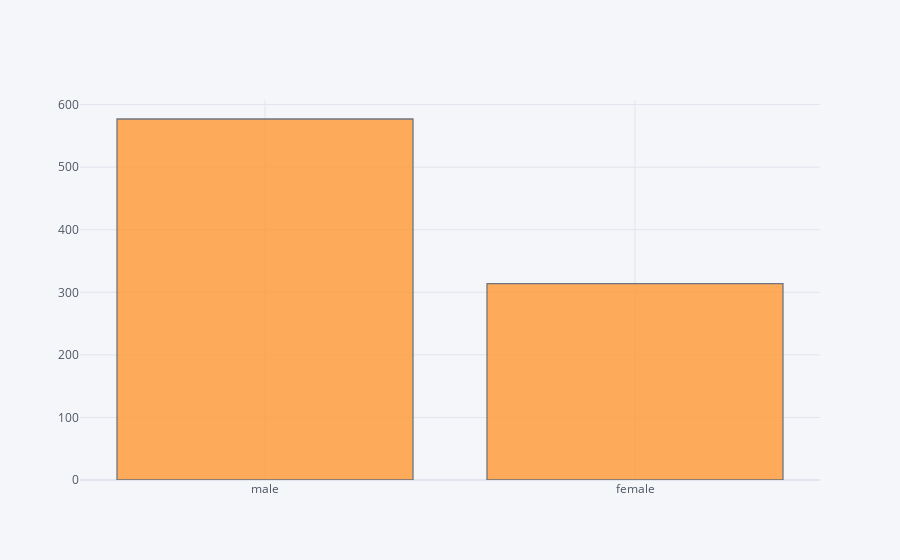

The code cell stored with this chart in its notebook:
### Code cell
train['Sex'].iplot(kind='hist')

### Figure 1 — Plotly figure (JSON) as saved in the notebook; plotly's stock layout.template omitted (floating-point values rounded to 4 significant figures; data arrays with more than 128 entries replaced by an {"elided": "..."} marker saying what was removed)
{"data": [{"histfunc": "count", "histnorm": "", "marker": {"color": "rgba(255, 153, 51, 1.0)", "line": {"color": "#4D5663", "width": 1.3}}, "name": "Sex", "opacity": 0.8, "orientation": "v", "type": "histogram", "x": {"elided": "891 str values"}}], "layout": {"barmode": "overlay", "legend": {"bgcolor": "#F5F6F9", "font": {"color": "#4D5663"}}, "paper_bgcolor": "#F5F6F9", "plot_bgcolor": "#F5F6F9", "title": {"font": {"color": "#4D5663"}}, "xaxis": {"gridcolor": "#E1E5ED", "showgrid": true, "tickfont": {"color": "#4D5663"}, "title": {"font": {"color": "#4D5663"}, "text": ""}, "zerolinecolor": "#E1E5ED"}, "yaxis": {"gridcolor": "#E1E5ED", "showgrid": true, "tickfont": {"color": "#4D5663"}, "title": {"font": {"color": "#4D5663"}, "text": ""}, "zerolinecolor": "#E1E5ED"}}}
